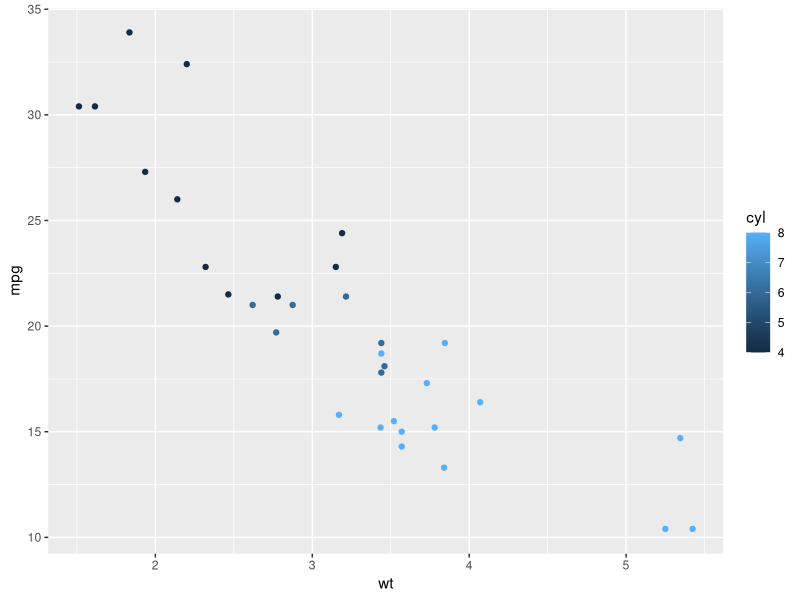

Here is the R script that generated this plot:
## ---- chunk 1
library(ggplot2)

ggplot(mtcars, aes(x=wt, y=mpg, color=cyl)) +
  geom_point()
